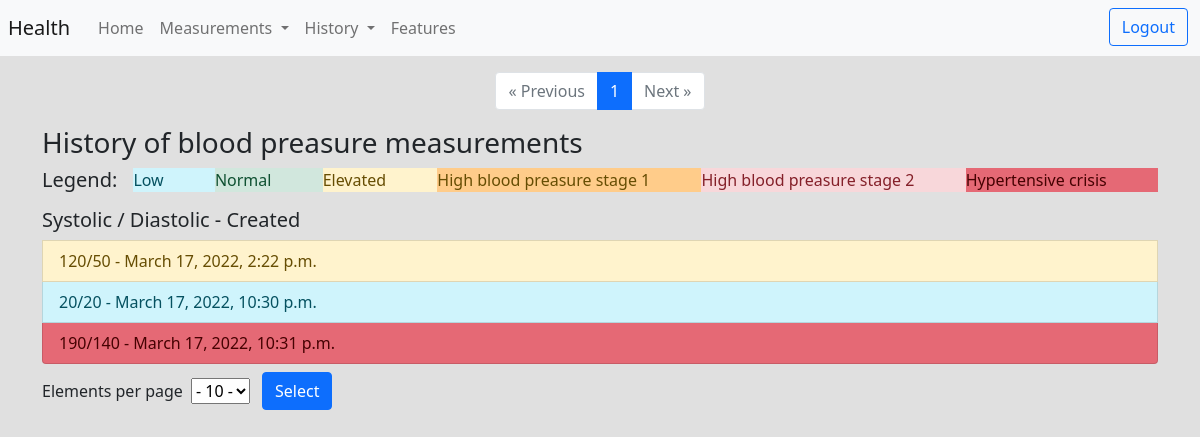
/history/blood_preasure (signed in), run on an earlier commit of the app's database.
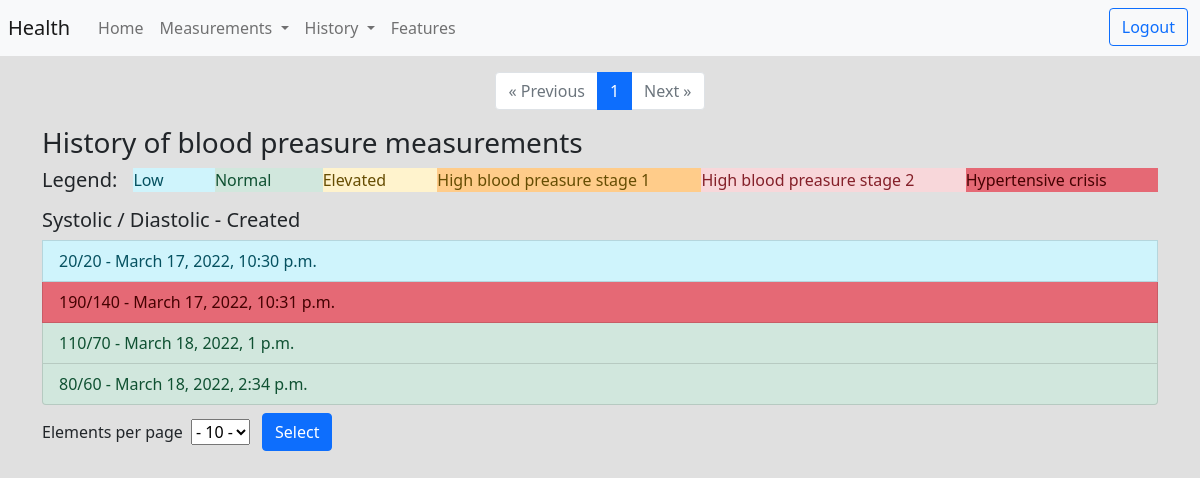
And on a later commit of the database.
### measurements/models.py (models this page shows, shortened)
class BloodPreasure(Timestamp):
  user = models.ForeignKey("auth.User", on_delete=models.CASCADE, related_name="blood_preasure")
  systolic_bp = models.IntegerField(blank=False, null=False)
  diastolic_bp = models.IntegerField(blank=False, null=False)
  category = models.PositiveSmallIntegerField(default=BPCategory.NORMAL)
  note = models.TextField(max_length=500, blank=True, null=True)

### history/views.py (the view)
# urls.py: path('blood_preasure', BloodPreasureHistory, name='blood_preasure'),
def BloodPreasureHistory(request):
  user = request.user
  if user.is_authenticated:
    history = BloodPreasure.objects.filter(user=user)
    if request.method == 'POST':
      elem_on_page = int(request.POST.get('selected').strip('-'))
    if request.method == 'GET':
      try:
        elem_on_page = int(request.GET.get('elem'))
      except:
        elem_on_page = 10
    paginator = Paginator(history, elem_on_page)
    page_number = request.GET.get('page')
    page_obj = paginator.get_page(page_number)
    return render(request,
                  'history/blood.html',
                  {'page_obj': page_obj,
                   'elem_on_page': elem_on_page,
                   'category': BPCategory}
                  )
  else:
    return HttpResponseRedirect(reverse_lazy('login'))

### history/templates/history/blood.html (shortened to what this page needs)
{% extends "base.html" %}
{% block body %}
  <div class="container">
    <div aria-label="Page navigation">
      <ul class="pagination justify-content-center">
        {% if page_obj.has_previous %}
          <li class="page-item">
            <a class="page-link" href="?page={{ page_obj.previous_page_number }}&elem={{ elem_on_page }}">&laquo; Previous</a>
          </li>
        {% else %}
          <li class="page-item disabled">
            <a class="page-link" href="#" tabindex="-1" aria-disabled="True">&laquo; Previous</a>
          </li>
        {% endif %}
        {% for i in page_obj.paginator.page_range %}
          {% if page_obj.number == i %}
            <li class="page-item active" aria-current="page">
              <span class="page-link">
                {{ i }}
              </span>
            </li>
          {% else %}
            <li class="page-item">
              <a class="page-link" href="?page={{ i }}&elem={{ elem_on_page }}" >{{ i }}</a>
            </li>
          {% endif %}
        {% endfor %}
        {% if page_obj.has_next %}
        <li class="page-item">
          <a class="page-link" href="?page={{ page_obj.next_page_number }}&elem={{ elem_on_page }}">Next &raquo;</a>
        </li>
        {% else %}
        <li class="page-item disabled">
          <a class="page-link" href="#" tabindex="-1" aria-disabled="true">Next &raquo;</a>
        </li>
        {% endif %}
      </ul>
    </div>
    <div class="list-group">
      <h3>History of blood preasure measurements</h3>
      <div class="d-flex">
        <h5 class="me-3">Legend:</h5>
        <p class="list-group-item-info flex-fill">Low</p>
        <p class="list-group-item-success flex-fill">Normal</p>
        <p class="list-group-item-warning flex-fill">Elevated</p>
        <p class="list-group-item-height-warning flex-fill">High blood preasure stage 1</p>
        <p class="list-group-item-danger flex-fill">High blood preasure stage 2</p>
        <p class="list-group-item-height-danger flex-fill">Hypertensive crisis</p>
      </div>
      <h5>Systolic / Diastolic - Created</h5>
      {% for h in page_obj %}
        {% if h.category == category.CRISIS %}
          <a href="{% url 'history:blood_preasure_details' h.id %}" class="list-group-item list-group-item-height-danger">
        {% elif h.category == category.STAGE_2 %}
          <a href="{% url 'history:blood_preasure_details' h.id %}" class="list-group-item list-group-item-danger">
        {% elif h.category == category.STAGE_1 %}
          <a href="{% url 'history:blood_preasure_details' h.id %}" class="list-group-item list-group-item-height-warning">
        {% elif h.category == category.LOW %}
          <a href="{% url 'history:blood_preasure_details' h.id %}" class="list-group-item list-group-item-info">
        {% elif h.category == category.NORMAL %}
          <a href="{% url 'history:blood_preasure_details' h.id %}" class="list-group-item list-group-item-success">
        {% else %}
          <a href="{% url 'history:blood_preasure_details' h.id %}" class="list-group-item list-group-item-warning">
        {% endif %}
            {{ h.systolic_bp }}/{{ h.diastolic_bp }} - {{ h.created }}
          </a>
      {% endfor %}
    </div>
    <form method="post">
      <div class="form-row align-items-center d-flex">
        <div class="col-auto">
          <label for="inlineFormCustomSelect">Elements per page</label>
          <select class="text-center custom-select mx-1" name="selected">
            <option selected>- {{ elem_on_page }} -</option>
          </select>
        </div>
        <div class="col-auto m-2">
          <button type="submit" class="btn btn-primary">Select</button>
        </div>
      </div>
    </form>
  </div>
{% endblock %}

### common/templates/common/base.html (shortened to what this page needs)
{% load static %}
<!DOCTYPE html>
<html lang="en">
  <head>
    <link href="https://cdn.jsdelivr.net/npm/bootstrap@5.0.2/dist/css/bootstrap.min.css" rel="stylesheet">
    <link rel="stylesheet" href={% static "common/css/style.css" %}>
  </head>
  <body>
    <nav class="navbar navbar-expand-lg navbar-light bg-light mb-3">
      <a class="navbar-brand ms-2" href="{% url 'common:home' %}">Health</a>
      <div class="collapse navbar-collapse" id="navbarNavDropdown">
        <ul class="navbar-nav ms-1 d-flex w-100">
          <li class="nav-item active">
            <a class="nav-link" href="{% url 'common:home' %}">Home</a>
          </li>
          <li class="nav-item dropdown">
            <a class="nav-link dropdown-toggle" href="#" id="navbarDropdownMenuLink" aria-haspopup="true" data-bs-toggle="dropdown" aria-expanded="false">
              Measurements
            </a>
          </li>
          <li class="nav-item dropdown">
            <a class="nav-link dropdown-toggle" href="#" id="navbarDropdownMenuLink" aria-haspopup="true" data-bs-toggle="dropdown" aria-expanded="false">
              History
            </a>
          </li>
          <li class="nav-item flex-fill">
            <a class="nav-link" href="#">Features</a>
          </li>
          <li class="nav-item me-1">
            {% if user.is_authenticated %}
              <a type="button" class="btn btn-outline-primary me-2" href="{% url 'logout' %}">Logout</a>
            {% else %}
              <a type="button" class="btn btn-outline-priamry me-2" href="{% url 'login' %}">Login</a>
              <a type="button" class="btn btn-primary" href="{% url 'register:register' %}">Sign-up</a>
            {% endif %}
          </li>
        </ul>
      </div>
    </nav>
    {% block body %}{% endblock %}
  </body>
</html>

### common/static/common/css/style.css (style rules this page uses)
body { background-color: rgb(224, 224, 224); }
.list-group-item-height-warning { background-color: #ffcc8a; color: #664d03; }
.list-group-item-height-danger { background-color: #e56975; color: #460202; }

What changed in the data, as far as the page shows it:
removed BloodPreasure: systolic_bp "120", diastolic_bp "50", created "March 17, 2022, 2:22 p.m."
added BloodPreasure: systolic_bp "110", diastolic_bp "70", created "March 18, 2022, 1 p.m."
added BloodPreasure: systolic_bp "80", diastolic_bp "60", created "March 18, 2022, 2:34 p.m."
